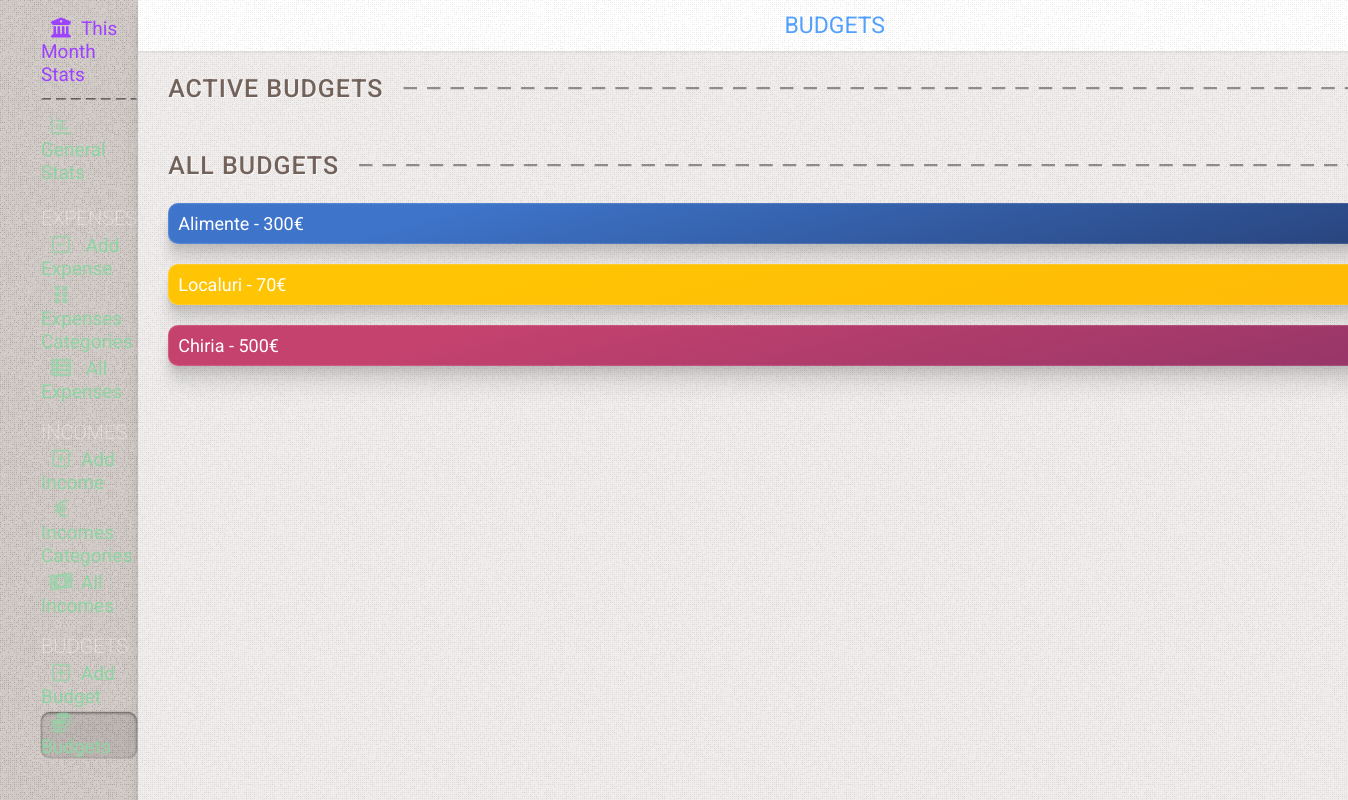
The app's page /budgets with its own data.
### tables this page shows
CREATE TABLE budget
(
    id       INTEGER PRIMARY KEY AUTOINCREMENT,
    amount   REAL    NOT NULL,
    category INTEGER NOT NULL

);

### app.py (the view)
@app.route('/budgets')
def budgets():
    conn = get_db_connection()
    budgets2 = conn.execute(
        "SELECT SUM(sum) as su, "
        "budget.id as bid, "
        "categories.name as categor, "
        "categories.color as color, "
        "budget.amount as amount, "
        "COUNT(sum) as cnt "
        "FROM  expenses "
        "LEFT JOIN categories on categories.id = expenses.category "
        "LEFT JOIN budget on categories.id = budget.category "
        "WHERE strftime('%m.%Y', date) = strftime('%m.%Y','now') and amount != '' "
        "GROUP BY bid"
    ).fetchall()
    all_budgets = conn.execute(
        "SELECT  "
        "budget.id as bid, "
        "categories.name as categor, "
        "categories.color as color, "
        "budget.amount as amount "
        "FROM budget "
        "LEFT JOIN categories on categories.id = budget.category "
        "GROUP BY bid"
    ).fetchall()
    conn.close()
    now = datetime.now()
    days_in_month = calendar.monthrange(now.year, now.month)[1]
    current_day = datetime.now().day
    return render_template('budgets.html', title='Budgets', budgets2=budgets2, all_budgets=all_budgets,
                           gradient='text-gradient-blue', days_in_month=days_in_month, current_day=current_day)

### app.py (called while the page is built)
def get_db_connection():
    conn = sqlite3.connect('static/database.db')
    conn.row_factory = sqlite3.Row
    return conn

### templates/budgets.html (shortened to what this page needs)
{% extends 'base.html' %} {% block content %}
	<div class="page_title {{ gradient }}" >
		<span >{% block title %} {{ title }} {% endblock %}</span >
	</div >
	<div class="content" >
		<div class=" cards flex-1 mx-auto" >
			<div class="divider-title mt-0" ><span >Active Budgets</span ></div >
			<div class="divider-title mt-42 " ><span >All Budgets</span ></div >
			<div class="all-budgets" >
				{% for bid, categor, color, amount in all_budgets %}
					<div class="all-budgets-item flex items-center {{ color }}" >
						{{ categor }} - {{ amount|int }}&euro;
					</div >
				{% endfor %}
			</div >
		</div >
	</div >
{% endblock %}

### static/css/mmenu.css (style rules this page uses)
:root { --mm-line-height: 20px; --mm-listitem-size: 38px; --mm-navbar-size: 44px; --mm-offset-top: 0; --mm-offset-right: 0; --mm-offset-bottom: 0; --mm-offset-left: 0; --mm-color-border: rgba(0, 0, 0, 0.1); --mm-color-button: rgba(0, 0, 0, 0.3); --mm-color-text: rgba(0, 0, 0, 0.75); --mm-color-text-dimmed: rgba(0, 0, 0, 0.3); --mm-color-background: #f3f3f3; --mm-color-background-highlight: rgba(0, 0, 0, 0.05); --mm-color-background-emphasis: rgba(255, 255, 255, 0.4); --mm-shadow: 0 0 10px rgba(0, 0, 0, 0.3) }
:root { --mm-iconbar-size: 50px }
:root { --mm-iconpanel-size: 50px }
:root { --mm-sidebar-collapsed-size: 50px; --mm-sidebar-expanded-size: 440px }

### records on screen
budget: categor "Alimente", amount "300"
budget: categor "Localuri", amount "70"
budget: categor "Chiria", amount "500"

### other values on screen
{{ title }} "BUDGETS"
